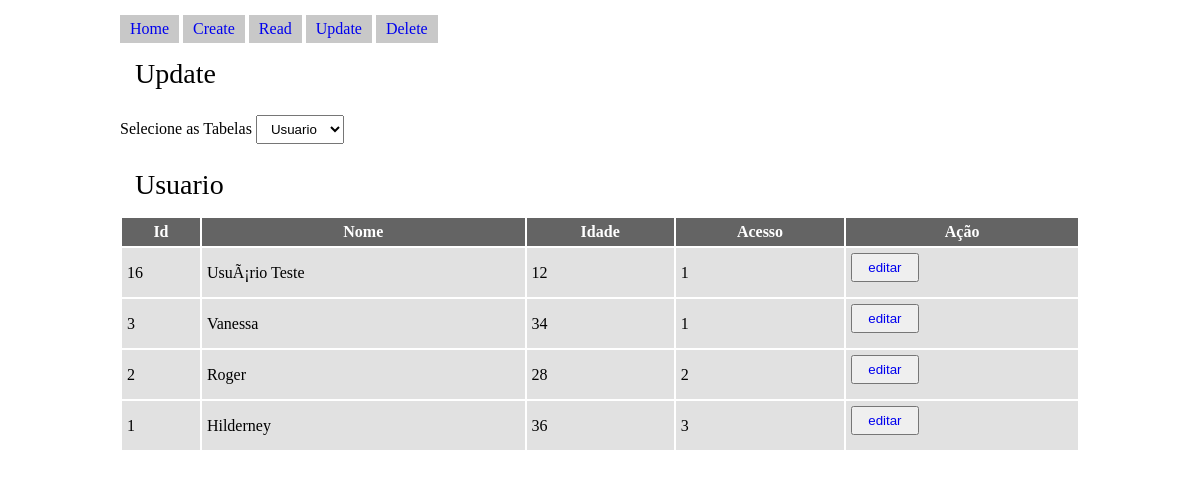
/update.php, run on the app's committed database.
### tables this page shows
CREATE TABLE `usuario` (
  `id` int(11) NOT NULL,
  `nome` varchar(120) NOT NULL,
  `idade` int(11) NOT NULL,
  `acesso` int(11) NOT NULL
);

### update.php (the view, shortened to what this page needs)
<?php
	$passedTable = null;
?>
<!DOCTYPE html>
<html lang="en">
<head>
	<link rel="stylesheet" type="text/css" href="style.css">
</head>
<body>
	<header>
		<ul>
			<li><a href="./index.php">Home</a></li>
			<li><a href="./create.php">Create</a></li>
			<li><a href="./read.php">Read</a></li>
			<li><a href="./update.php">Update</a></li>
			<li><a href="./delete.php">Delete</a></li>
		</ul>
	</header>
	<div>
		<h1> Update
 		 	?> </h1>
		<?php if (empty($passedTable)) : ?>
			<span> Selecione as Tabelas </span>
			<select name="" id="tableSelector">
				<option value="1">Usuario</option>
			</select>
			<div id="tableUsuario">
				<h1>Usuario</h1>
				<table>
					<thead>
						<tr>
							<th>Id</th>
							<th>Nome</th>
							<th>Idade</th>
							<th>Acesso</th>
							<th>Ação</th>
						</tr>
					</thead>
					<tbody>
						<?php
						$pdo = Banco::connect();
						$sql = 'SELECT * FROM usuario ORDER BY id DESC';
						foreach ($pdo->query($sql) as $row) {
							echo '<tr>';
							echo '<td>'. $row['id'] . '</td>';
							echo '<td>'. $row['nome'] . '</td>';
							echo '<td>'. $row['idade'] . '</td>';
							echo '<td>'. $row['acesso']. '</td>';
							echo '<td>
								<button> <a href="./update.php?usuariotoedit='.$row['id'].'" >editar</a> </button>
								</td>';
							echo '</tr>';
						}
						?>
					</tbody>
				</table>
			</div>
		<?php endif; ?>
	</div>
</body>
</html>

### style.css (style rules this page uses)
* { margin: 0; padding: 0; list-style: none; text-decoration: none; }
body { width: 80%; height: 100%; margin: 0 auto; }
ul { width: 100%; }
ul li { display: inline-block; padding: 5px 10px; background-color: rgba(200, 200, 200, 1.0); }
header { margin: 15px 0; }
select { padding: 5px 10px; margin: 10px 0; }
select option { padding: 5px 10px; }
h1 { display: block; margin: 15px 15px; font-size: 28px; font-weight: 500; }
table { width: 100%; height: 100%; background-color: #fff; }
table thead, table tbody { width: 100%; }
table thead tr { background-color: rgba(100, 100, 100, 1); border: 2px solid rgba(150,150,150,0.5); color: #fff; }
table tr { background-color: rgba(225, 225, 225, 1); border: 2px solid rgba(150,150,150,0.5); }
table tr td, table tr th { padding: 5px; }
input, button { display: inline-block; margin: 0 0 10px 0 ; padding: 5px 15px; }

### data on the page
usuario: id "16", nome "UsuÃ¡rio Teste", idade "12", acesso "1"
usuario: id "3", nome "Vanessa", idade "34", acesso "1"
usuario: id "2", nome "Roger", idade "28", acesso "2"
usuario: id "1", nome "Hilderney", idade "36", acesso "3"
